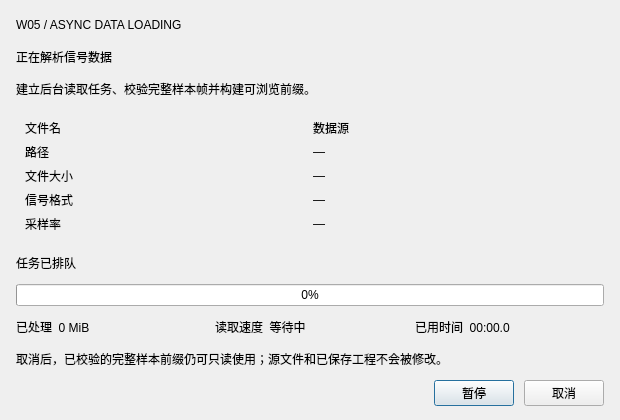
<?xml version="1.0" encoding="UTF-8"?>
<ui version="4.0">
 <class>SignalLoadProgressDialog</class>
 <widget class="QDialog" name="SignalLoadProgressDialog">
  <property name="windowTitle"><string>加载信号数据</string></property>
  <property name="minimumSize"><size><width>620</width><height>420</height></size></property>
  <layout class="QVBoxLayout" name="progressLayout">
   <property name="leftMargin"><number>16</number></property>
   <property name="topMargin"><number>14</number></property>
   <property name="rightMargin"><number>16</number></property>
   <property name="bottomMargin"><number>14</number></property>
   <property name="spacing"><number>10</number></property>
   <item><widget class="QLabel" name="progressCodeLabel"><property name="text"><string>W05 / ASYNC DATA LOADING</string></property></widget></item>
   <item><widget class="QLabel" name="progressTitleLabel"><property name="text"><string>正在解析信号数据</string></property></widget></item>
   <item><widget class="QLabel" name="progressDescriptionLabel"><property name="text"><string>建立后台读取任务、校验完整样本帧并构建可浏览前缀。</string></property></widget></item>
   <item>
    <widget class="QFrame" name="sourceFrame">
     <layout class="QGridLayout" name="sourceGrid">
      <item row="0" column="0"><widget class="QLabel" name="sourceLabel"><property name="text"><string>文件名</string></property></widget></item>
      <item row="0" column="1"><widget class="QLabel" name="sourceNameLabel"><property name="text"><string>数据源</string></property><property name="wordWrap"><bool>true</bool></property></widget></item>
      <item row="1" column="0"><widget class="QLabel" name="pathLabel"><property name="text"><string>路径</string></property></widget></item>
      <item row="1" column="1"><widget class="QLabel" name="sourcePathLabel"><property name="text"><string>—</string></property><property name="wordWrap"><bool>true</bool></property></widget></item>
      <item row="2" column="0"><widget class="QLabel" name="sizeLabel"><property name="text"><string>文件大小</string></property></widget></item>
      <item row="2" column="1"><widget class="QLabel" name="sourceSizeLabel"><property name="text"><string>—</string></property></widget></item>
      <item row="3" column="0"><widget class="QLabel" name="formatLabel"><property name="text"><string>信号格式</string></property></widget></item>
      <item row="3" column="1"><widget class="QLabel" name="signalFormatLabel"><property name="text"><string>—</string></property></widget></item>
      <item row="4" column="0"><widget class="QLabel" name="sampleRateLabel"><property name="text"><string>采样率</string></property></widget></item>
      <item row="4" column="1"><widget class="QLabel" name="sampleRateValueLabel"><property name="text"><string>—</string></property></widget></item>
     </layout>
    </widget>
   </item>
   <item><widget class="QLabel" name="loadStatusLabel"><property name="text"><string>任务已排队</string></property><property name="wordWrap"><bool>true</bool></property></widget></item>
   <item><widget class="QProgressBar" name="loadProgressBar"><property name="value"><number>0</number></property><property name="textVisible"><bool>true</bool></property></widget></item>
   <item>
    <layout class="QHBoxLayout" name="metricsLayout">
     <item><widget class="QLabel" name="processedMetricLabel"><property name="text"><string>已处理  0 MiB</string></property></widget></item>
     <item><widget class="QLabel" name="speedMetricLabel"><property name="text"><string>读取速度  等待中</string></property></widget></item>
     <item><widget class="QLabel" name="elapsedMetricLabel"><property name="text"><string>已用时间  00:00.0</string></property></widget></item>
    </layout>
   </item>
   <item><widget class="QLabel" name="partialPrefixLabel"><property name="text"><string>取消后，已校验的完整样本前缀仍可只读使用；源文件和已保存工程不会被修改。</string></property><property name="wordWrap"><bool>true</bool></property></widget></item>
   <item><layout class="QHBoxLayout" name="progressButtonsLayout"><item><spacer name="progressButtonSpacer"><property name="orientation"><enum>Qt::Orientation::Horizontal</enum></property><property name="sizeHint"><size><width>40</width><height>20</height></size></property></spacer></item><item><widget class="QPushButton" name="pauseResumeButton"><property name="text"><string>暂停</string></property></widget></item><item><widget class="QPushButton" name="cancelLoadButton"><property name="text"><string>取消</string></property></widget></item></layout></item>
  </layout>
 </widget>
 <resources/>
 <connections/>
</ui>
